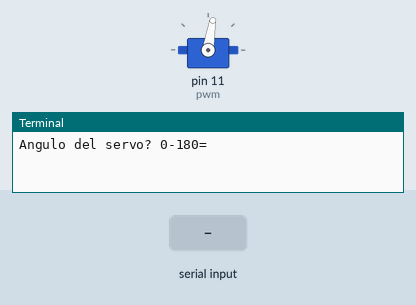
The program below on a simulated Raspberry Pi (header pin numbers). On the bench: servo, the last lines printed to the terminal. The inputs (shaded band) are chosen by the test bench. Servo angles are drawn from the pulse width (0.5 ms = 0°, 2.5 ms = 180°).

Above: at 1.2 s.
1.3 s: "5" typed at the terminal, then Enter
At 2.5 s:
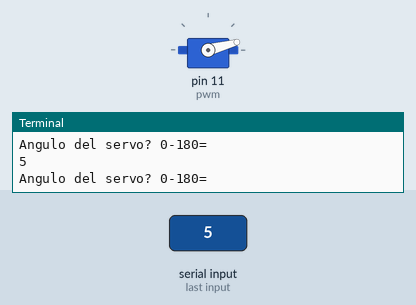
2.8 s: "200" typed at the terminal, then Enter
At 3.7 s:
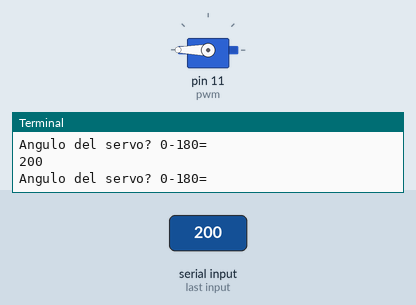
Timing chart, 0 to 5.8 s (numbered marks = the images above; inputs shaded):
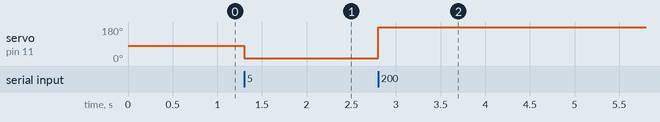

The program:

RPi-3-servo.py
```python
#!/usr/bin/env python3
########################################################################
# Filename    : RPi-3-servo.py
# Description : Controla un servo motor.
# Author      : jcondea
# modification: 2020/10/06
########################################################################
import RPi.GPIO as GPIO
GPIO.setmode(GPIO.BOARD)
GPIO.setup(11,GPIO.OUT)
pwm=GPIO.PWM(11,50)
pwm.start(7)
x1=0
y1=3.1
x2=180
y2=12.3
for i in range(0,20):
    desiredAngle=int(input("Angulo del servo? 0-180="))
    m=(y2-y1)/(x2-x1)
    DC=m*(desiredAngle-x1)+y1
    pwm.ChangeDutyCycle(DC)
pwm.stop()
GPIO.cleanup()
```

Measured:
- after the input at 1.3 s, servo on pin 11 (pwm): 81° → 15° at once
- after the input at 2.8 s, servo on pin 11 (pwm): 15° → 180° at once
